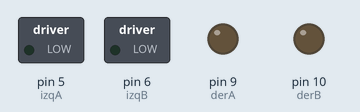
This sketch was run on a simulated Arduino Uno, built with avr-gcc and run on an emulated ATmega328P. On the bench: switched loads named in the sketch (green lamp = pin HIGH), output pins drawn as LEDs (lit = HIGH).

Above: at 0.5 s.
At 2.5 s:
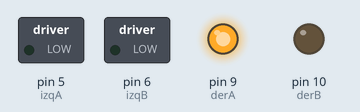
At 3.5 s:
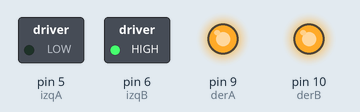
At 5.0 s:
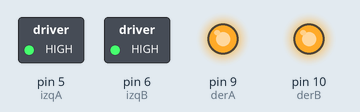
At 7.5 s:
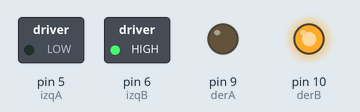
At 10.5 s:
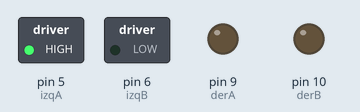
Timing chart, 0 to 11.7 s (numbered marks = the images above):
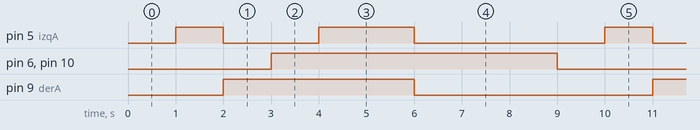

Measured:
- by itself, pin 5 (izqA): repeats every 9.0 s: LOW 2.0 s, HIGH 2.0 s, LOW 4.0 s, HIGH 1.0 s
- by itself, pin 6 (izqB), pin 10 (derB): alternates HIGH for 6.0 s and LOW for 3.0 s
- by itself, pin 9 (derA): alternates HIGH for 4.0 s and LOW for 5.0 s

The sketch:

script-arduino-control-automatico.ino
```cpp
int izqA = 5;
int izqB = 6;
int derA = 9;
int derB = 10;
int vel = 255; // Velocidad de los motores (0-255)

void setup()  {
  pinMode(derA, OUTPUT);
  pinMode(derB, OUTPUT);
  pinMode(izqA, OUTPUT);
  pinMode(izqB, OUTPUT);
 }

void loop()  {
    analogWrite(derB, 0);
    analogWrite(izqB, 0);
    delay (1000);

    analogWrite(derA, 0);
    analogWrite(izqA, vel);
    delay (1000);


    analogWrite(derA, vel);
    analogWrite(izqA, 0);
    delay (1000);

    analogWrite(derB, vel);
    analogWrite(izqB, vel);
    delay (1000);

    analogWrite(derA, vel);
    analogWrite(izqA, vel);
    delay (1000);

    analogWrite(derA, vel);
    analogWrite(izqA, vel);
    delay (1000);

    analogWrite(derA, 0);
    analogWrite(izqA, 0);
    delay (3000);
}
```
